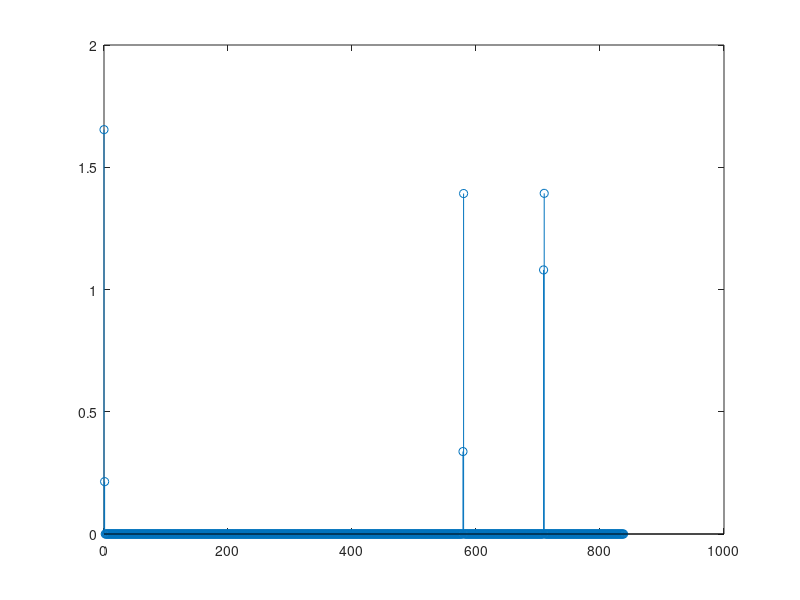
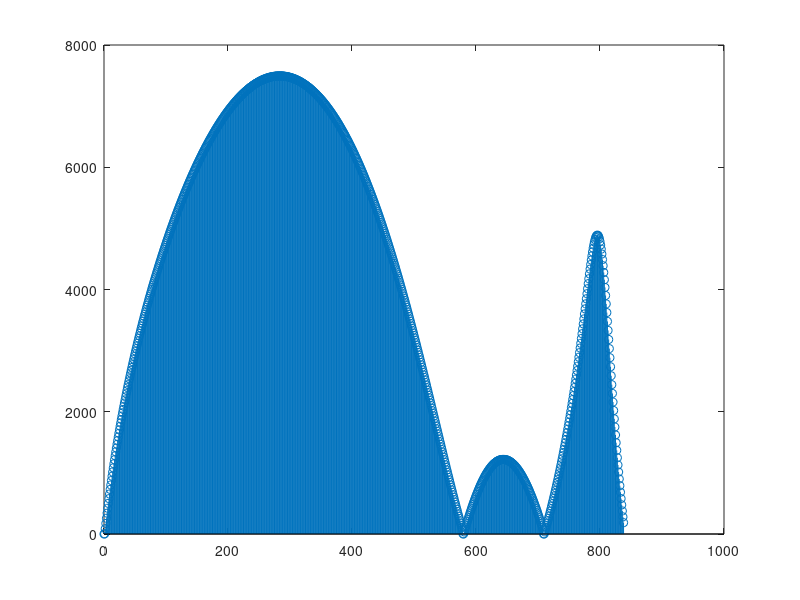

Source code (MATLAB) for these figures, in order:
clear all;clc;close all;

% ------- Definitions -------
u = 129;
Nzc = 839;
NIFFT = 2048;
NIDFT = 24576;
NSUBFRAME = 30720;
Ncp = 3168;
NG = 2976;
v = [0 10 20];
Ncs = 13;
position = mod(Nzc-v.*Ncs,Nzc) + 1; % position of the start of the window. Plus one to correct address matlab vectors.

K = 3; % Number of Tranmitters, i.e., UEs or number of single-antenna terminals.

prach_offset = 10;

signal = complex(0,0)*zeros(1,NIFFT);
xuv = complex(0,0)*zeros(1,Nzc);

preambles = complex(zeros(K,NSUBFRAME),zeros(K,NSUBFRAME));

show_figures = false;

% ------- Generate Root Zadoff-Chu sequence. -------
n = [0:1:(Nzc-1)];
xu_root = exp(-1i*(pi*u.*n.*(n+1))./Nzc);

%% ****************************** PRACH Transmission ******************************
for i=1:1:K
    
    % ------- Apply Cyclic Shift to Root Zadoff-Chu sequence. -------
    Cv = v(i)*Ncs;
    xuv = xu_root(mod((n+Cv),Nzc)+1);
    
    % ------- Apply DFT to the Preamble. -------
    Xuv = fft(xuv,Nzc);
    
    % ------- Subcarrier Mapping. -------
    bb_signal = [complex(zeros(1,prach_offset),zeros(1,prach_offset)), Xuv, complex(zeros(1,NIDFT-prach_offset-Nzc),zeros(1,NIDFT-prach_offset-Nzc))];
    
    % ------- Apply IDFT to the Baseband Signal. -------
    prach = ifft(bb_signal,NIDFT);
    
    % ------- Add CP. -------
    prach_cp = [prach(NIDFT-Ncp+1:NIDFT), prach];
    
    % ------- Add Guard-time (GT) interval. -------
    y = [prach_cp, zeros(1,NG)];
    
    if(show_figures)
        figure(4);
        stem(0:1:NIDFT-1,abs(fft(y(Ncp+1:NIDFT+Ncp),NIDFT)));
        title('Transmitted PRACH signal.');
    end
    
    preambles(i,:) = y;
      
end

%% *************************** Multipath Rayleigh Channel ***************************
delay_zcorr1 = 1;
delay1 = delay_zcorr1*30;

h110 = 0.5 + 1i*0.8;
h120 = 0.7 - 1i*0.3;
h130 = 0.1 - 1i*0.4;

h111 = 0.2 + 1i*0.2;
h121 = 0.4 + 1i*0.6;
h131 = 0.6 - 1i*0.4;

energy0 = (abs(h110).^2 + abs(h120).^2 + abs(h130).^2) / 3;
normalization_factor0 = 1/sqrt(energy0);

energy1 = (abs(h111).^2 + abs(h121).^2 + abs(h131).^2) / 3;
normalization_factor1 = 1/sqrt(energy1);

h110 = h110*normalization_factor0;
h120 = h120*normalization_factor0;
h130 = h130*normalization_factor0;

h111 = h111*normalization_factor1;
h121 = h121*normalization_factor1;
h131 = h131*normalization_factor1;

energy0 = (abs(h110).^2 + abs(h120).^2 + abs(h130).^2) / 3;
energy1 = (abs(h111).^2 + abs(h121).^2 + abs(h131).^2) / 3;

% h110 = 1;
% h120 = 1;
% h130 = 1;
% 
% h111 = 1;
% h121 = 1;
% h131 = 1;

if(delay1 > 0)
    delayed_preambles = (h111*[complex(zeros(1,delay1),zeros(1,delay1)), preambles(1,1:end-delay1)]) + (h121*[complex(zeros(1,delay1),zeros(1,delay1)), preambles(2,1:end-delay1)]) + (h131*[complex(zeros(1,delay1),zeros(1,delay1)), preambles(3,1:end-delay1)]);  
    los_signal = (h110*preambles(1,:) + h120*preambles(2,:) + h130*preambles(3,:)); % line of sight.
    %delayed_preambles = (1*[complex(zeros(1,delay1),zeros(1,delay1)), preambles(1,1:end-delay1)]) + (1*[complex(zeros(1,delay1),zeros(1,delay1)), preambles(2,1:end-delay1)]);  
    %los_signal = (1*preambles(1,:) + 1*preambles(2,:)); % line of sight.  
    y_channel = los_signal + delayed_preambles;   
else
    y_channel = h110*preambles(1,:) + h120*preambles(2,:) + h130*preambles(3,:);
end

%y_channel = preambles(1,:) + preambles(2,:) + preambles(3,:);

%% ****************************** PRACH Reception ******************************

% ------- CP and GT Removal. -------
rec_signal = y_channel(Ncp+1:NIDFT+Ncp);

if(show_figures)
    figure(5);
    stem(0:1:NIDFT-1,abs(fft(rec_signal,NIDFT)));
    title('Received base-band signal');
end

% ------- Apply DFT to received signal. -------
rec_fft = fft(rec_signal,NIDFT);

% ------- Sub-carrier de-mapping. -------
rec_Xuv = rec_fft(prach_offset+1:prach_offset+Nzc);

% ------- Apply DFT to Root Zadoff-Chu sequence. -------
Xu_root = fft(xu_root, Nzc);

% ------- Multiply Local Zadoff-Chu root sequence by received sequence. -------
conj_Xu_root = conj(Xu_root);
multiplied_sequences = (rec_Xuv.*conj_Xu_root);

% ------- Squared modulus used for peak detection. -------
NIFFT_CORR = 839;
pdp_freq = ifft(multiplied_sequences,NIFFT_CORR)/Nzc;
pdp_freq_adjusted = pdp_freq;

%% --------------------------------------------------------------------------
if(1) % Apenas um pico por vez
    PDP_ADJUST_FACTOR_0 = 1;%0.977180705809313 + 0.003166526587357i; % delay 0    
    PDP_ADJUST_FACTOR_1 = 0.989338652615384 + 0.152095818347174i; % delay 1   
    PDP_ADJUST_FACTOR_2 = 0.957498745916891 + 0.301528270811912i; % delay 2
    PDP_ADJUST_FACTOR_3 = 0.904911629047376 + 0.445660126688108i; % delay 3
    PDP_ADJUST_FACTOR_10 = 0.050047412688511 + 1.101839958815881i; % delay 10
    PDP_ADJUST_FACTOR_13 = -0.473961715008805 + 1.083869828182508i; % delay 13
    
    pdp_freq_adjusted(position(1)) = PDP_ADJUST_FACTOR_0*pdp_freq_adjusted(position(1));
    pdp_freq_adjusted(position(2)) = PDP_ADJUST_FACTOR_0*pdp_freq_adjusted(position(2));
    pdp_freq_adjusted(position(3)) = PDP_ADJUST_FACTOR_0*pdp_freq_adjusted(position(3));
    if(delay1 > 0)
        pdp_freq_adjusted(position(1)+delay_zcorr1) = (PDP_ADJUST_FACTOR_1)*pdp_freq_adjusted(position(1)+delay_zcorr1);
        pdp_freq_adjusted(position(2)+delay_zcorr1) = (PDP_ADJUST_FACTOR_1)*pdp_freq_adjusted(position(2)+delay_zcorr1);
        pdp_freq_adjusted(position(3)+delay_zcorr1) = (PDP_ADJUST_FACTOR_1)*pdp_freq_adjusted(position(3)+delay_zcorr1);
    end
end

%% -------------------------------------------------------------------------
pdp = abs(pdp_freq_adjusted).^2;

figure;
stem(0:1:NIFFT_CORR-1,pdp)
%stem(0:1:NIFFT_CORR-1,pdp_freq_adjusted)

figure;
pdp_freq_adjusted_inv=1./pdp_freq_adjusted;
stem(0:1:NIFFT_CORR-1,abs(pdp_freq_adjusted_inv))

fprintf(1,'h110: %s - pdp_freq_adjusted(%d): %s - error: %f\n',num2str(h110),position(1),num2str(pdp_freq_adjusted(position(1))),abs(h110-pdp_freq_adjusted(position(1))));
fprintf(1,'h120: %s - pdp_freq_adjusted(%d): %s - error: %f\n',num2str(h120),position(2),num2str(pdp_freq_adjusted(position(2))),abs(h120-pdp_freq_adjusted(position(2))));
fprintf(1,'h130: %s - pdp_freq_adjusted(%d): %s - error: %f\n',num2str(h130),position(3),num2str(pdp_freq_adjusted(position(3))),abs(h130-pdp_freq_adjusted(position(3))));

fprintf(1,'h111: %s - pdp_freq_adjusted(%d): %s - error: %f\n',num2str(h111),(position(1)+delay_zcorr1),num2str(pdp_freq_adjusted(position(1)+delay_zcorr1)),abs(h111-pdp_freq_adjusted(position(1)+delay_zcorr1)));
fprintf(1,'h121: %s - pdp_freq_adjusted(%d): %s - error: %f\n',num2str(h121),(position(2)+delay_zcorr1),num2str(pdp_freq_adjusted(position(2)+delay_zcorr1)),abs(h121-pdp_freq_adjusted(position(2)+delay_zcorr1)));
fprintf(1,'h131: %s - pdp_freq_adjusted(%d): %s - error: %f\n',num2str(h131),(position(3)+delay_zcorr1),num2str(pdp_freq_adjusted(position(3)+delay_zcorr1)),abs(h131-pdp_freq_adjusted(position(3)+delay_zcorr1)));
